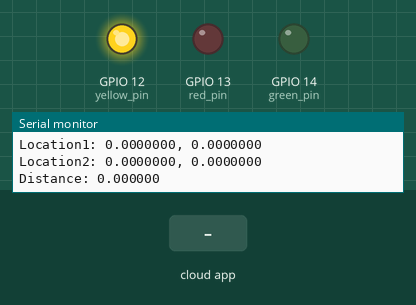
Recording of a sketch running on a simulated ESP32. Shown: output pins drawn as LEDs (lit = HIGH), the last lines printed to the serial monitor. The test bench sets the inputs (shaded band). WiFi joins after 1.5 s; servers stay silent unless stated; the Firebase database answers and starts empty.

Above: at 4.7 s.
4.8 s: the phone or cloud app sets lattitude to 1
At 7.8 s:
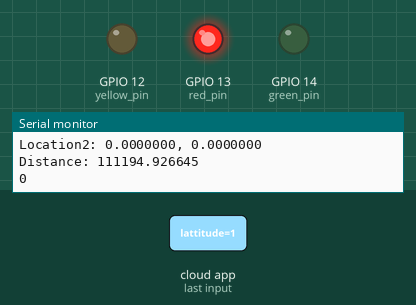
8.0 s: the phone or cloud app sets lattitude to 0
At 11.1 s:
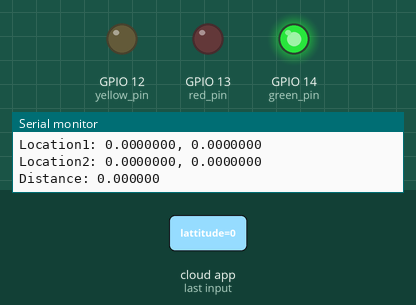
11.2 s: the phone or cloud app sets longitude to 1
At 12.3 s:
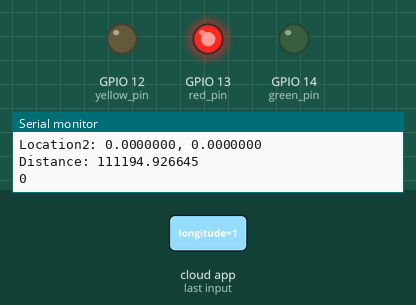
Timing chart, 0 to 14.2 s (numbered marks = the images above; inputs shaded):
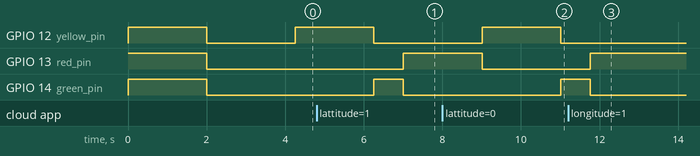

The sketch:

ESP32.ino
```cpp
#include <Arduino.h>
#include <WiFi.h>
#include <math.h>

#include <Firebase_ESP_Client.h>
#include <HTTPClient.h>

#define WIFI_SSID "MySSID"
#define WIFI_PASSWORD "MyPassword"

#define RADIUS_EARTH 6371000

#define API_KEY "AIzaSyAjFGKz7OhQBFSDtOye96V5Z5NZ7fA33rw"

#define DATABASE_URL "https://smarttraffic-57308-default-rtdb.firebaseio.com/"

#define JUNCTION_ID "j1"

#define RANGE 50

FirebaseData fbdo;

FirebaseAuth auth;
FirebaseConfig config;
FirebaseJson json;
FirebaseJsonArray jsonArray;

HTTPClient HttpClient;

String Signal ="";
String SignalValue="";

int amb = 0;

double lat1, lon1, lat2, lon2;

double distance = 0.0;


unsigned long sendDataPrevMillis = 0;
int count = 0;
bool signupOK = false;

#define red_pin 13
#define yellow_pin 12
#define green_pin 14

double toRadians(double degrees) {
  return degrees * (PI / 180.0);
}

double stringToDouble(String str) {
  boolean isNegative = false;
  boolean isDecimal = false;
  int decimalPlace = 0;
  double result = 0.0;

  for (int i = 0; i < str.length(); i++) {
    char c = str.charAt(i);
    if (c == '-' && i == 0) {
      isNegative = true;
      continue;
    }
    if (c == '.') {
      isDecimal = true;
      continue;
    }
    int digit = c - '0';
    if (isDecimal) {
      result = result + (double)digit / pow(10, ++decimalPlace);
    } else {
      result = result * 10 + digit;
    }
  }

  if (isNegative) {
    result = -result;
  }

  return result;
}


double calculateDistance(double lat1, double lon1, double lat2, double lon2) {
  double dLat = toRadians(lat2 - lat1);
  double dLon = toRadians(lon2 - lon1);
  double a = sin(dLat/2) * sin(dLat/2) + cos(toRadians(lat1)) * cos(toRadians(lat2)) * sin(dLon/2) * sin(dLon/2);
  double c = 2 * atan2(sqrt(a), sqrt(1-a));
  double distance = RADIUS_EARTH * c;
  return distance;
}

void setup(){
  Serial.begin(115200);
  pinMode(red_pin, OUTPUT);
  pinMode(yellow_pin, OUTPUT);
  pinMode(green_pin, OUTPUT);
  digitalWrite(red_pin, 1);
  digitalWrite(yellow_pin, 1);
  digitalWrite(green_pin, 1);
  delay(2000);

  digitalWrite(red_pin, 0);
  digitalWrite(yellow_pin, 0);
  digitalWrite(green_pin, 0);
  WiFi.begin(WIFI_SSID, WIFI_PASSWORD);
  Serial.print("Connecting to Wi-Fi");
  while (WiFi.status() != WL_CONNECTED){
    Serial.print(".");
    delay(300);
  }
  Serial.println();
  Serial.print("Connected with IP: ");
  Serial.println(WiFi.localIP());
  Serial.println();

  config.api_key = API_KEY;
  config.database_url = DATABASE_URL;

  if (Firebase.signUp(&config, &auth, "", "")){
    Serial.println("ok");
    signupOK = true;
  }
  else{
    Serial.printf("%s\n", config.signer.signupError.message.c_str());
  }


  Firebase.begin(&config, &auth);
  Firebase.reconnectWiFi(true);
}

void loop(){

  if (Firebase.ready() && signupOK && (millis() - sendDataPrevMillis > 1000 || sendDataPrevMillis == 0)){
    sendDataPrevMillis = millis();


if(Firebase.RTDB.getString(&fbdo,"/junction/j1/signalValue")){
  SignalValue = fbdo.stringData();
  Serial.println(SignalValue.toInt());
}


if(Firebase.RTDB.getString(&fbdo,"/users/user1/lattitude")){
  Signal = fbdo.stringData();
  lat1 = stringToDouble(Signal);
}

if(Firebase.RTDB.getString(&fbdo,"/users/user1/longitude")){
  Signal = fbdo.stringData();
  lon1 = stringToDouble(Signal);
}

if(Firebase.RTDB.getString(&fbdo,"/junction/j1/lat")){
  Signal = fbdo.stringData();
  lat2 = stringToDouble(Signal);
}

if(Firebase.RTDB.getString(&fbdo,"/junction/j1/lon")){
    Signal = fbdo.stringData();
  lon2 = stringToDouble(Signal);
}


distance = calculateDistance(lat1, lon1, lat2, lon2);

Serial.println("Location1: " + String(lat1, 7) + ", " + String(lon1, 7) );
Serial.println("Location2: " + String(lat2, 7) + ", " + String(lon2, 7));
Serial.println("Distance: " + String(distance, 6));
Serial.println();

if (distance < RANGE){
  if(!amb){
    amb = 1;
    digitalWrite(red_pin, 0);
    digitalWrite(yellow_pin, 1);
    delay(2000);
    digitalWrite(yellow_pin, 0);
  }
  digitalWrite(green_pin, 1);


}else{
  amb = 0;
  digitalWrite(green_pin, 0);
  digitalWrite(red_pin, 1);
}


  }
}
```

Measured:
- after the input at 4.8 s, GPIO 13 (red_pin): LOW → HIGH after 2.2 s
- after the input at 8.0 s, GPIO 12 (yellow_pin): LOW → HIGH after 1.0 s, → LOW 2.0 s later; GPIO 13 (red_pin): HIGH → LOW after 1.0 s; GPIO 14 (green_pin): LOW → HIGH after 3.0 s
- after the input at 11.2 s, GPIO 13 (red_pin): LOW → HIGH after 0.56 s; GPIO 14 (green_pin): HIGH → LOW after 0.56 s
